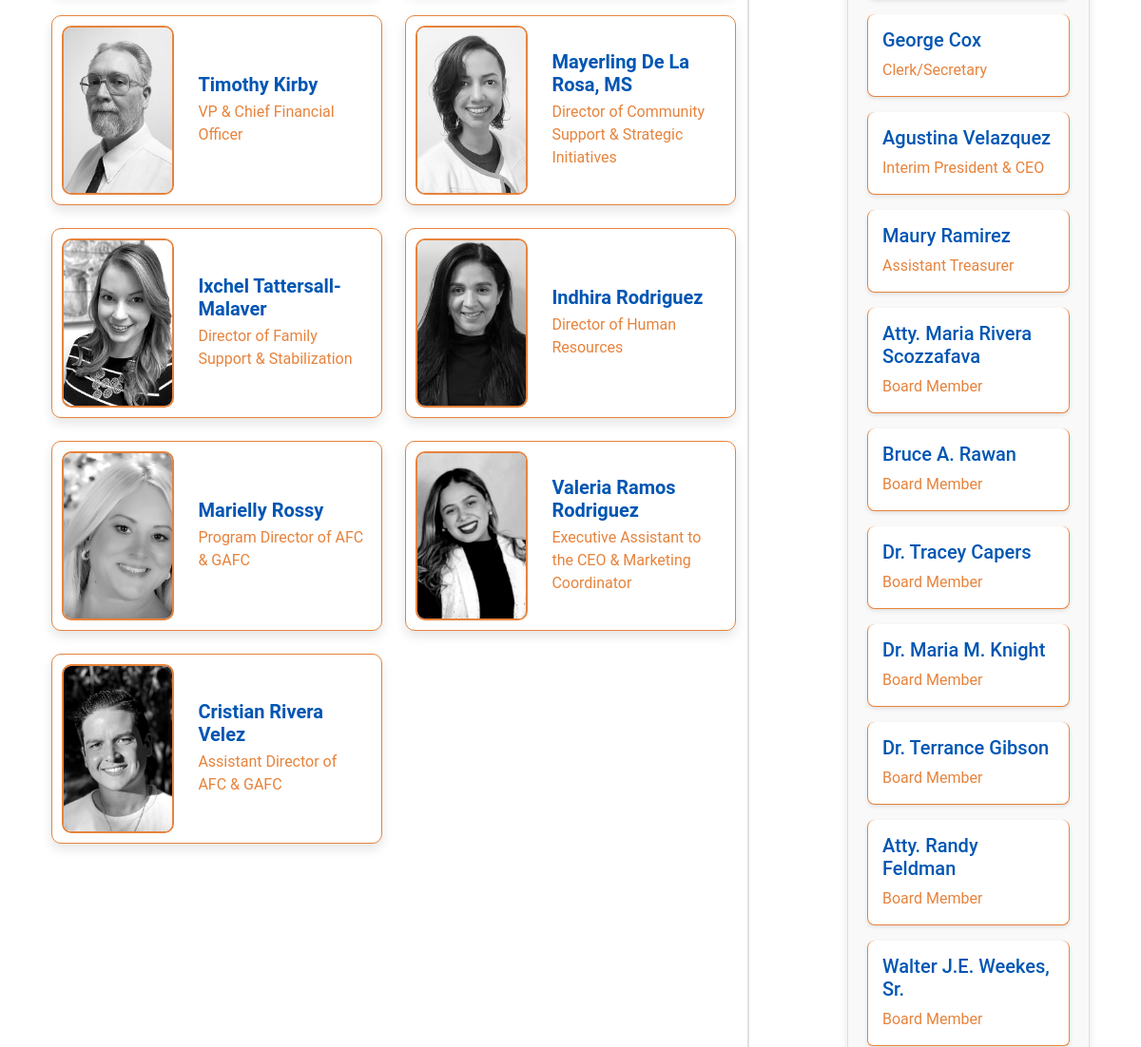
Before: /team/ (middle part) with the older database file.
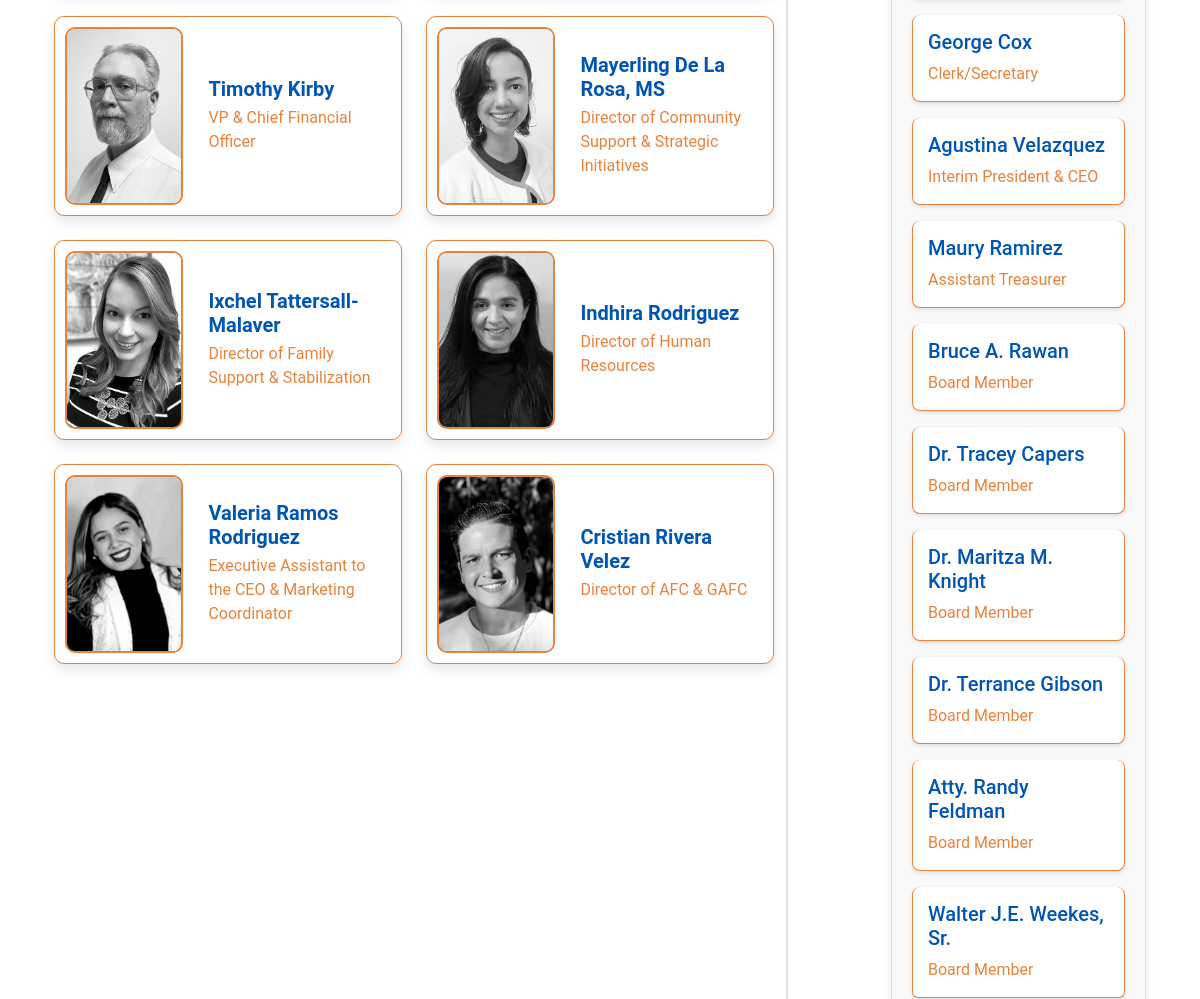
After: the same page with the newer database file.
### users/models.py (models this page shows, shortened)
class CentroStaff(models.Model):
    name = models.CharField(max_length=100)
    title = models.CharField(max_length=255)
    headshot = models.ImageField(upload_to='staff_headshots/')
    created_at = models.DateTimeField(auto_now_add=True)

class BoardMember(models.Model):
    name = models.CharField(max_length=100)
    title = models.CharField(max_length=255)
    created_at = models.DateTimeField(auto_now_add=True)

### users/views.py (the view)
# urls.py: path('team/', user_views.team, name='team'),
def team(request):
    staff_members = CentroStaff.objects.all()
    board_members = BoardMember.objects.all()
    context = {
        'staff_members': staff_members,
        'board_members': board_members,
    }
    return render(request, 'team.html', context)

### users/templates/team.html (shortened to what this page needs)
{% extends 'base.html' %}
{% load static %}
{% block content %}
<div class="container mt-5">
    <div class="row">
        <div class="col-lg-8 pr-lg-5">
            <div class="row">
                {% for staff in staff_members %}
                <div class="col-md-6 mb-4">
                    <div class="staff-card">
                        <div class="staff-image">
                            <img src="{{ staff.headshot.url }}" alt="{{ staff.name }}">
                        </div>
                        <div class="staff-info">
                            <h5>{{ staff.name }}</h5>
                            <p>{{ staff.title }}</p>
                        </div>
                    </div>
                </div>
                {% endfor %}
            </div>
        </div>
        <div class="col-lg-1 d-none d-lg-block" style="border-left: 2px solid #e0e0e0; height: auto;"></div>
        <div class="col-lg-3">
            <div class="board-section">
                <ul class="list-group border-0">
                    {% for board in board_members %}
                    <li class="list-group-item director-item mb-3">
                        <h5 class="font-weight-bold" style="color: #0056b3;">{{ board.name }}</h5>
                        <p class="m-0" style="color: #e7833c;">{{ board.title }}</p>
                    </li>
                    {% endfor %}
                </ul>
            </div>
        </div>
    </div>
</div>
<br>
{% endblock %}

Changed rows visible on the page:
removed CentroStaff: headshot (picture), name "Marielly Rossy", title "Program Director of AFC & GAFC"
removed BoardMember: name "Atty. Maria Rivera Scozzafava", title "Board Member"
changed CentroStaff "Cristian Rivera Velez": title "Assistant Director of AFC & GAFC" → "Director of AFC & GAFC"
changed BoardMember: name "Dr. Maria M. Knight" → "Dr. Maritza M. Knight"
